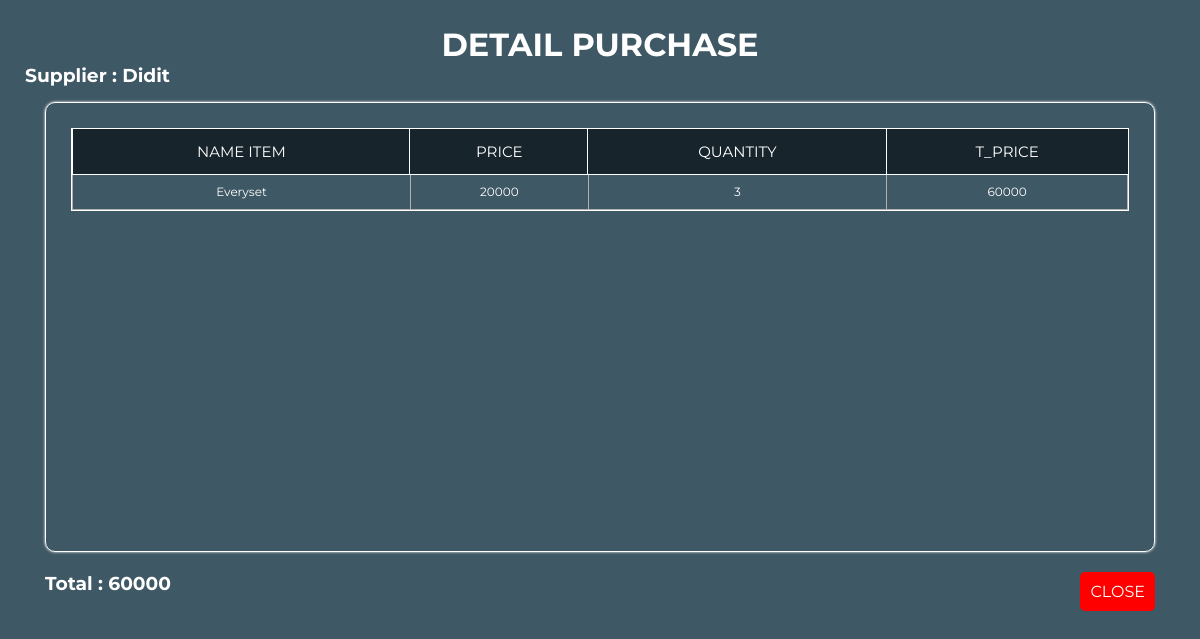
/view/viewDetailPurchase.php?id=5 (signed in), run on the app's committed database.
### tables this page shows
CREATE TABLE `detail_purchase` (
  `id` int(11) NOT NULL,
  `purchase_id` int(11) NOT NULL,
  `item_id` int(100) NOT NULL,
  `quantity` int(11) NOT NULL,
  `price` bigint(20) NOT NULL,
  `total_price` bigint(20) NOT NULL
);

CREATE TABLE `supplier` (
  `id` int(100) NOT NULL,
  `name` varchar(100) NOT NULL,
  `email` varchar(100) NOT NULL,
  `contact` varchar(100) NOT NULL,
  `address` varchar(100) NOT NULL
);

CREATE TABLE `item` (
  `id` int(100) NOT NULL,
  `name` varchar(100) NOT NULL,
  `price` bigint(20) NOT NULL,
  `stock` int(11) NOT NULL,
  `category` varchar(100) NOT NULL
);

### view/viewDetailPurchase.php (the view, shortened to what this page needs)
<?php
$purchase_id = $_GET['id'];
$query = "SELECT
        supplier.name AS supplier_name,
        detail_purchase.item_id,
        item.name AS item_name,
        detail_purchase.price,
        detail_purchase.quantity,
        detail_purchase.total_price
    FROM
        detail_purchase
    INNER JOIN
        purchase ON detail_purchase.purchase_id = purchase.id
    INNER JOIN
        supplier ON purchase.supplier_id = supplier.id
    INNER JOIN
        item ON detail_purchase.item_id = item.id
    WHERE
        purchase.id = ?
";
$connection = getConnection();
$statement = $connection->prepare($query);
$statement->execute([$purchase_id]);
$result = $statement->fetchAll();
?>
<!DOCTYPE html>
<html lang="en">
    <head>
        <link rel="stylesheet" href="../assets/style/styleDetailPurchase.css">
    </head>
    <body>
        <div class="container">
            <div class="header">
                <h1>DETAIL PURCHASE</h1>
            </div>
            <div class="name-user">
                <h3>Supplier : <?=$result[0]['supplier_name']?></h3>
            </div>
            <div class="outer-wrapper">
                <div class="table-wrapper">
                    <table>
                        <tr>
                            <th>NAME ITEM</th>
                            <th>PRICE</th>
                            <th>QUANTITY</th>
                            <th>T_PRICE</th>
                        </tr>
                        <?php
                            $total = 0;
                            foreach ($result as $row) { ?>
                                <tr>
                                    <td><?= $row['item_name'] ?></td>
                                    <td><?= $row['price'] ?></td>
                                    <td><?= $row['quantity'] ?></td>
                                    <td><?= $row['total_price'] ?></td>
                                </tr>
                            <?php $total+= $row['total_price'];
                        } ?>
                    </table>
                </div>
            </div>
            <div class="total">
                <h3>Total : <?= $total ?></h3>
                <a href="viewPurchase.php" class="btn-close">CLOSE</a>
            </div>
        </div>
    </body>
</html>

### assets/style/styleDetailPurchase.css (style rules this page uses)
* { margin: 0; padding: 0; outline: none; border: none; text-decoration: none; box-sizing: border-box; font-family: 'Montserrat', Arial, sans-serif; }
html, body { height: 100%; background-color: #3F5865; margin: 0;color: white; }
.container { display: flex; flex-direction: column; height: 100%; padding: 25px; }
.header { text-align: center; }
.name-user { margin-bottom: 5px; }
.outer-wrapper { margin: 10px 20px; border: 1px solid white; border-radius: 10px; box-shadow: 0 0 3px white; max-width: 100%; height: 450px; }
.table-wrapper { max-height: 400px; margin: 25px; overflow-y: auto; border: 1px solid white; }
table { width: 100%; border-collapse: collapse; }
table th { position: sticky; top: 0; background-color: #17242C; color: white; text-align: center; font-weight: normal; font-size: 15px; outline: 1px solid white; height: 45px; }
table td { text-align: center; font-size: 12px; border: 1px solid rgb(177, 177, 177); color: white; height: 35px; }
.total { display: flex; justify-content: space-between; margin: 10px 20px; }
.btn-close { padding: 10px; text-decoration: none; color: white; cursor: pointer; background-color: red; border-radius: 5px; }

### data on the page
detail_purchase: supplier.name "Didit", item.name "Everyset", price "20000", quantity "3", total_price "60000"

### other printed values
$total "60000"
